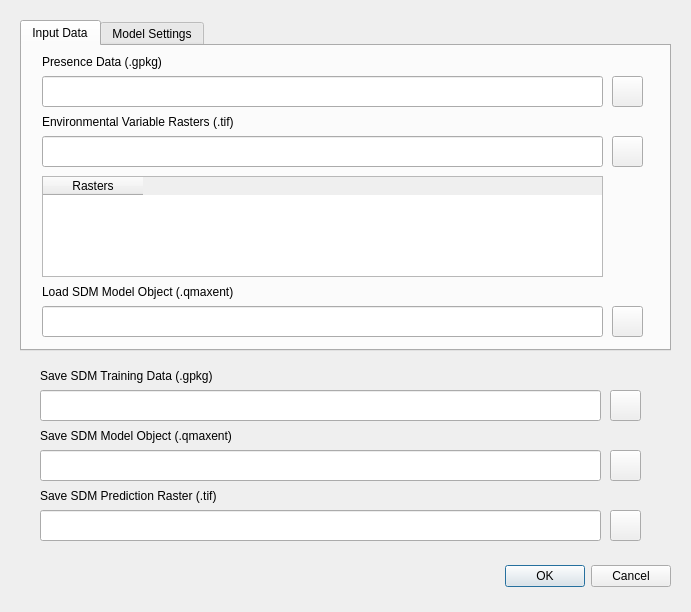
<?xml version="1.0" encoding="UTF-8"?>
<ui version="4.0">
 <class>QMaxentPluginDialogBase</class>
 <widget class="QDialog" name="QMaxentPluginDialogBase">
  <property name="geometry">
   <rect>
    <x>0</x>
    <y>0</y>
    <width>691</width>
    <height>612</height>
   </rect>
  </property>
  <property name="sizePolicy">
   <sizepolicy hsizetype="Expanding" vsizetype="Expanding">
    <horstretch>0</horstretch>
    <verstretch>0</verstretch>
   </sizepolicy>
  </property>
  <property name="minimumSize">
   <size>
    <width>600</width>
    <height>0</height>
   </size>
  </property>
  <property name="windowTitle">
   <string>QMaxent</string>
  </property>
  <widget class="QDialogButtonBox" name="button_box">
   <property name="geometry">
    <rect>
     <x>330</x>
     <y>560</y>
     <width>341</width>
     <height>32</height>
    </rect>
   </property>
   <property name="orientation">
    <enum>Qt::Horizontal</enum>
   </property>
   <property name="standardButtons">
    <set>QDialogButtonBox::Cancel|QDialogButtonBox::Ok</set>
   </property>
  </widget>
  <widget class="QTabWidget" name="tabWidget">
   <property name="geometry">
    <rect>
     <x>20</x>
     <y>20</y>
     <width>651</width>
     <height>331</height>
    </rect>
   </property>
   <property name="sizePolicy">
    <sizepolicy hsizetype="Expanding" vsizetype="Expanding">
     <horstretch>1</horstretch>
     <verstretch>0</verstretch>
    </sizepolicy>
   </property>
   <property name="currentIndex">
    <number>0</number>
   </property>
   <widget class="QWidget" name="tab">
    <attribute name="title">
     <string>Input Data</string>
    </attribute>
    <widget class="QLabel" name="label_2">
     <property name="geometry">
      <rect>
       <x>20</x>
       <y>60</y>
       <width>561</width>
       <height>31</height>
      </rect>
     </property>
     <property name="text">
      <string>Environmental Variable Rasters (.tif)</string>
     </property>
    </widget>
    <widget class="QLineEdit" name="lineEditPresence">
     <property name="geometry">
      <rect>
       <x>20</x>
       <y>30</y>
       <width>561</width>
       <height>31</height>
      </rect>
     </property>
    </widget>
    <widget class="QLabel" name="label">
     <property name="geometry">
      <rect>
       <x>20</x>
       <y>0</y>
       <width>561</width>
       <height>31</height>
      </rect>
     </property>
     <property name="text">
      <string>Presence Data (.gpkg)</string>
     </property>
    </widget>
    <widget class="QLineEdit" name="lineEditRasters">
     <property name="geometry">
      <rect>
       <x>20</x>
       <y>90</y>
       <width>561</width>
       <height>31</height>
      </rect>
     </property>
    </widget>
    <widget class="QPushButton" name="btnBrowseRasters">
     <property name="geometry">
      <rect>
       <x>590</x>
       <y>90</y>
       <width>31</width>
       <height>31</height>
      </rect>
     </property>
     <property name="text">
      <string/>
     </property>
     <property name="icon">
      <iconset>
       <normaloff>folder.png</normaloff>folder.png</iconset>
     </property>
    </widget>
    <widget class="QPushButton" name="btnBrowsePresence">
     <property name="geometry">
      <rect>
       <x>590</x>
       <y>30</y>
       <width>31</width>
       <height>31</height>
      </rect>
     </property>
     <property name="text">
      <string/>
     </property>
     <property name="icon">
      <iconset>
       <normaloff>folder.png</normaloff>folder.png</iconset>
     </property>
    </widget>
    <widget class="QTableWidget" name="tableWidgetRasters">
     <property name="geometry">
      <rect>
       <x>20</x>
       <y>130</y>
       <width>561</width>
       <height>101</height>
      </rect>
     </property>
     <property name="sizePolicy">
      <sizepolicy hsizetype="Expanding" vsizetype="Expanding">
       <horstretch>0</horstretch>
       <verstretch>0</verstretch>
      </sizepolicy>
     </property>
     <property name="minimumSize">
      <size>
       <width>561</width>
       <height>0</height>
      </size>
     </property>
     <property name="autoFillBackground">
      <bool>false</bool>
     </property>
     <property name="gridStyle">
      <enum>Qt::SolidLine</enum>
     </property>
     <property name="sortingEnabled">
      <bool>false</bool>
     </property>
     <column>
      <property name="text">
       <string>Rasters</string>
      </property>
     </column>
    </widget>
    <widget class="QPushButton" name="btnBrowseLoadModel">
     <property name="geometry">
      <rect>
       <x>590</x>
       <y>260</y>
       <width>31</width>
       <height>31</height>
      </rect>
     </property>
     <property name="text">
      <string/>
     </property>
     <property name="icon">
      <iconset>
       <normaloff>folder.png</normaloff>folder.png</iconset>
     </property>
    </widget>
    <widget class="QLabel" name="label_6">
     <property name="geometry">
      <rect>
       <x>20</x>
       <y>230</y>
       <width>561</width>
       <height>31</height>
      </rect>
     </property>
     <property name="text">
      <string>Load SDM Model Object (.qmaxent)</string>
     </property>
    </widget>
    <widget class="QLineEdit" name="lineEditLoadModel">
     <property name="geometry">
      <rect>
       <x>20</x>
       <y>260</y>
       <width>561</width>
       <height>31</height>
      </rect>
     </property>
    </widget>
   </widget>
   <widget class="QWidget" name="tab_2">
    <attribute name="title">
     <string>Model Settings</string>
    </attribute>
   </widget>
  </widget>
  <widget class="QLineEdit" name="lineEditTrainingData">
   <property name="geometry">
    <rect>
     <x>40</x>
     <y>390</y>
     <width>561</width>
     <height>31</height>
    </rect>
   </property>
  </widget>
  <widget class="QPushButton" name="btnBrowseTrainingData">
   <property name="geometry">
    <rect>
     <x>610</x>
     <y>390</y>
     <width>31</width>
     <height>31</height>
    </rect>
   </property>
   <property name="text">
    <string/>
   </property>
   <property name="icon">
    <iconset>
     <normaloff>folder.png</normaloff>folder.png</iconset>
   </property>
  </widget>
  <widget class="QLabel" name="label_3">
   <property name="geometry">
    <rect>
     <x>40</x>
     <y>360</y>
     <width>561</width>
     <height>31</height>
    </rect>
   </property>
   <property name="text">
    <string>Save SDM Training Data (.gpkg)</string>
   </property>
  </widget>
  <widget class="QLineEdit" name="lineEditSaveModel">
   <property name="geometry">
    <rect>
     <x>40</x>
     <y>450</y>
     <width>561</width>
     <height>31</height>
    </rect>
   </property>
  </widget>
  <widget class="QLabel" name="label_4">
   <property name="geometry">
    <rect>
     <x>40</x>
     <y>420</y>
     <width>561</width>
     <height>31</height>
    </rect>
   </property>
   <property name="text">
    <string>Save SDM Model Object (.qmaxent)</string>
   </property>
  </widget>
  <widget class="QPushButton" name="btnBrowseSaveModel">
   <property name="geometry">
    <rect>
     <x>610</x>
     <y>450</y>
     <width>31</width>
     <height>31</height>
    </rect>
   </property>
   <property name="text">
    <string/>
   </property>
   <property name="icon">
    <iconset>
     <normaloff>folder.png</normaloff>folder.png</iconset>
   </property>
  </widget>
  <widget class="QLabel" name="label_5">
   <property name="geometry">
    <rect>
     <x>40</x>
     <y>480</y>
     <width>561</width>
     <height>31</height>
    </rect>
   </property>
   <property name="text">
    <string>Save SDM Prediction Raster (.tif)</string>
   </property>
  </widget>
  <widget class="QLineEdit" name="lineEditPredRaster">
   <property name="geometry">
    <rect>
     <x>40</x>
     <y>510</y>
     <width>561</width>
     <height>31</height>
    </rect>
   </property>
  </widget>
  <widget class="QPushButton" name="btnBrowsePredRaster">
   <property name="geometry">
    <rect>
     <x>610</x>
     <y>510</y>
     <width>31</width>
     <height>31</height>
    </rect>
   </property>
   <property name="text">
    <string/>
   </property>
   <property name="icon">
    <iconset>
     <normaloff>folder.png</normaloff>folder.png</iconset>
   </property>
  </widget>
 </widget>
 <resources/>
 <connections>
  <connection>
   <sender>button_box</sender>
   <signal>accepted()</signal>
   <receiver>QMaxentPluginDialogBase</receiver>
   <slot>accept()</slot>
   <hints>
    <hint type="sourcelabel">
     <x>20</x>
     <y>20</y>
    </hint>
    <hint type="destinationlabel">
     <x>20</x>
     <y>20</y>
    </hint>
   </hints>
  </connection>
  <connection>
   <sender>button_box</sender>
   <signal>rejected()</signal>
   <receiver>QMaxentPluginDialogBase</receiver>
   <slot>reject()</slot>
   <hints>
    <hint type="sourcelabel">
     <x>20</x>
     <y>20</y>
    </hint>
    <hint type="destinationlabel">
     <x>20</x>
     <y>20</y>
    </hint>
   </hints>
  </connection>
 </connections>
</ui>
